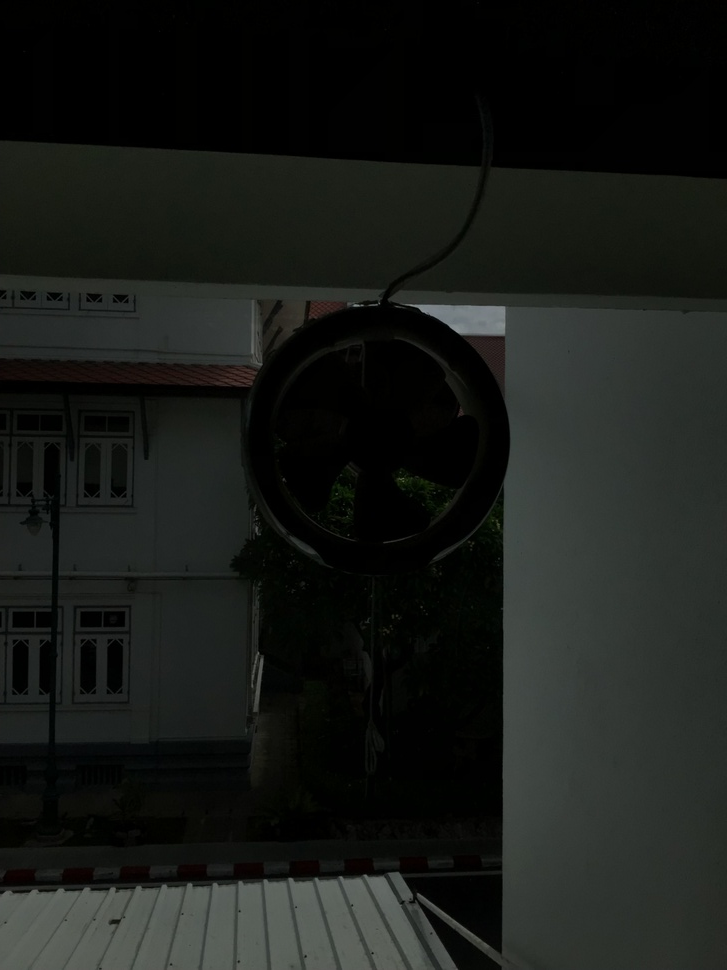
#> input picture Intensity features/pics/dark.jpg, 727 x 970 px, shrunk from 2448 x 3264 before the run
$ python power-law.py
#> lines starting #> are read from the running program, lines starting #| are printed output that depends on the picture
import cv2 as cv
import numpy as np

img_in = cv.imread('pics/dark.jpg', cv.IMREAD_GRAYSCALE)
#> img_in: shape (970, 727); min 0, max 146, mean 26.2

gamma = 0.5 #if it's dark decrease gamma, but is it's bright increase gamma
gamma_corrected = (img_in / 255)**gamma
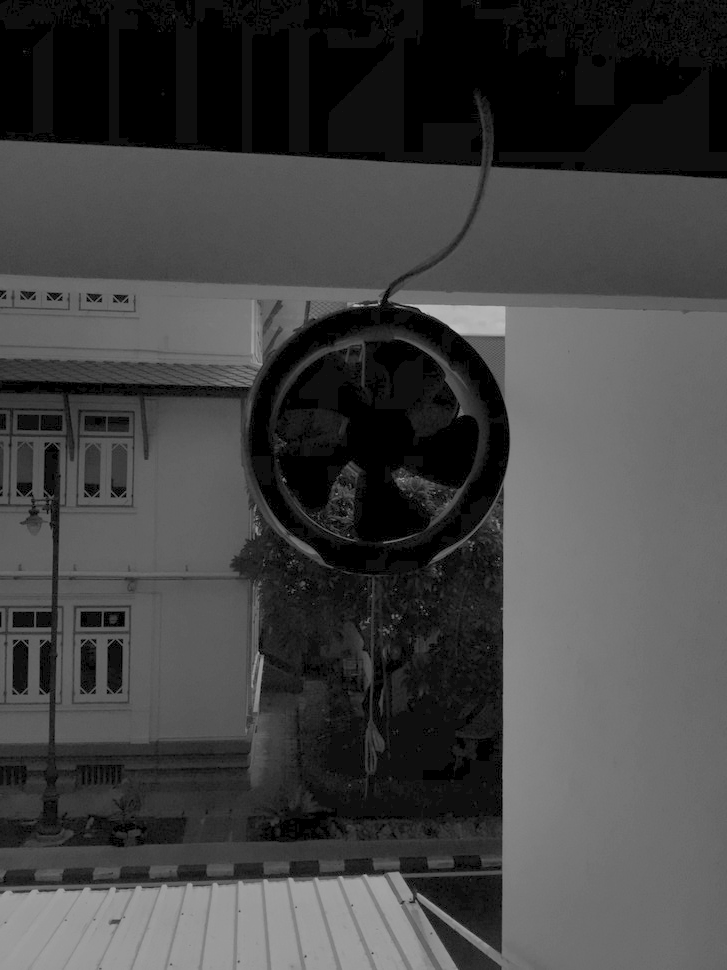
#> gamma_corrected: shape (970, 727) float64; min 0, max 0.757, mean 0.263

gamma_corrected = gamma_corrected * 255

img_out = np.array(gamma_corrected, dtype = 'uint8')

cv.imshow('Power-law', img_out)

cv.imwrite('output-pics/demoIn.png', img_in)
cv.imwrite('output-pics/demoOut.png', img_out)

$ run again, with Intensity features/pics/meandyou.jpg copied over Intensity features/pics/dark.jpg
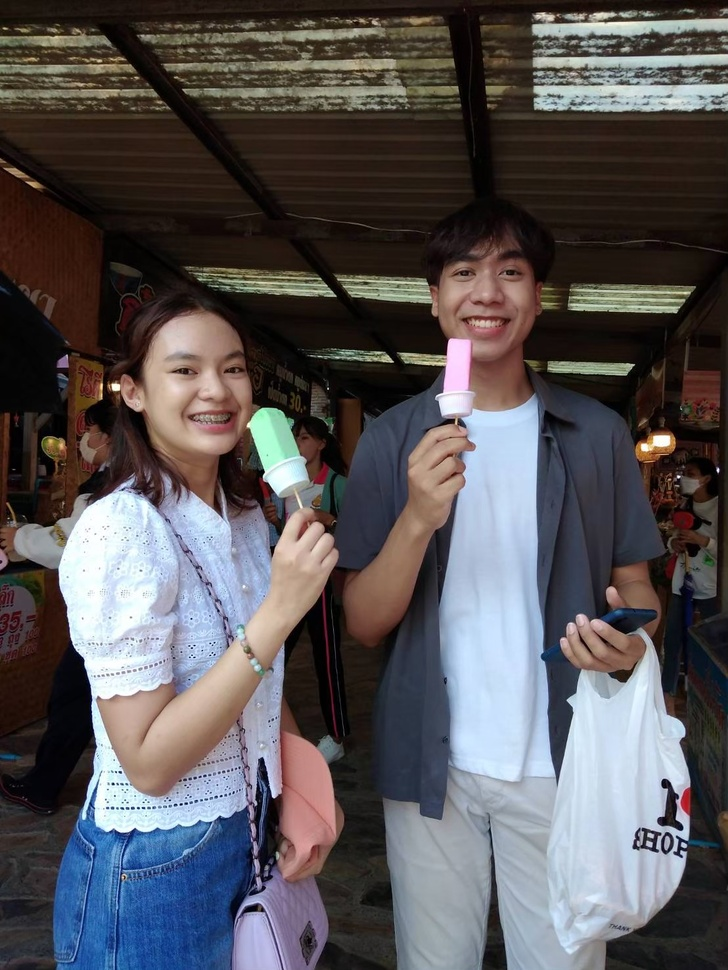
#> input picture Intensity features/pics/meandyou.jpg, 728 x 970 px, shrunk from 1108 x 1477 before the run
#> `img_in = cv.imread('pics/dark.jpg', cv.IMREAD_GRAYSCALE)`:
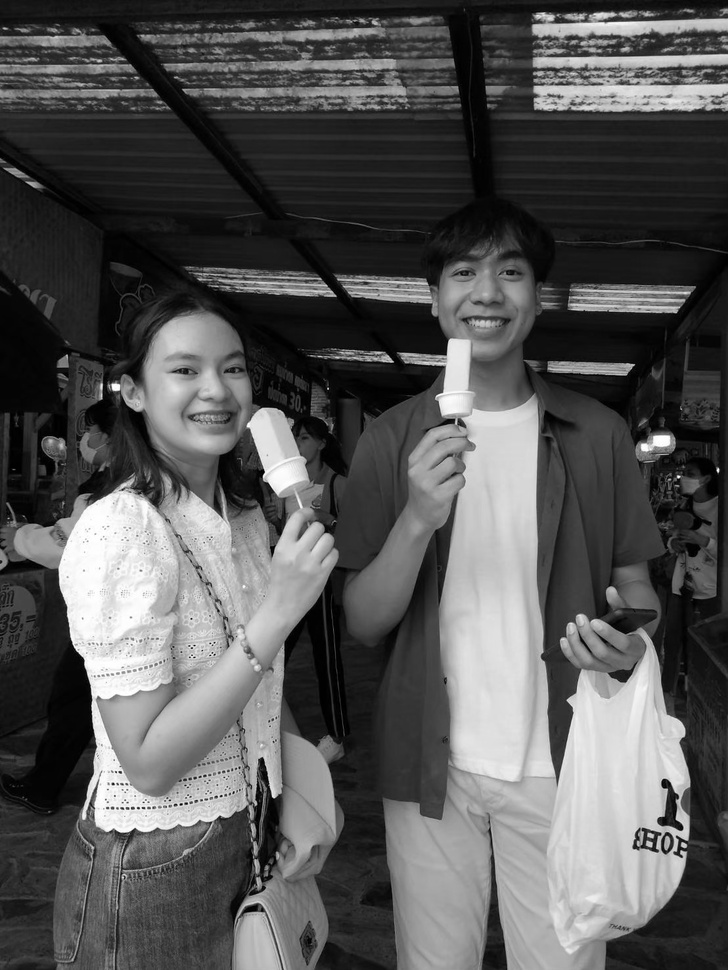
#> img_in: shape (970, 728); min 0, max 255, mean 85.7
#> `gamma_corrected = (img_in / 255)**gamma`:
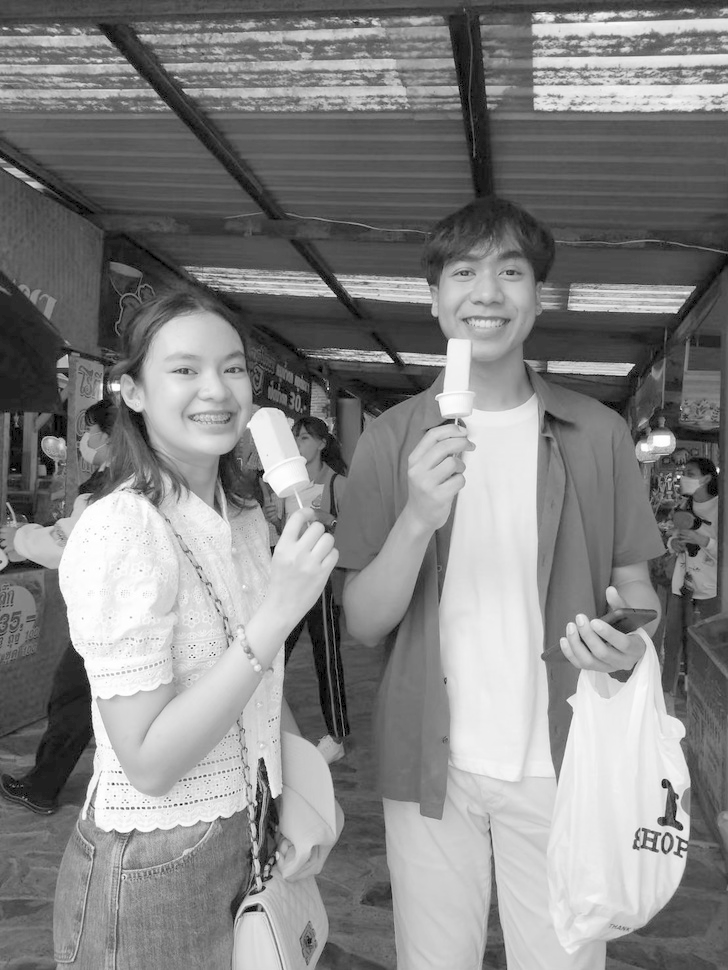
#> gamma_corrected: shape (970, 728) float64; min 0, max 1, mean 0.522
